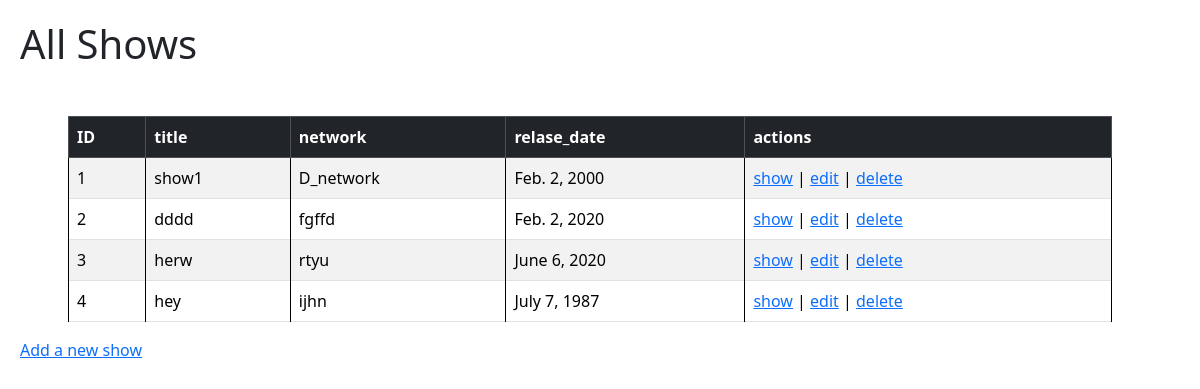
Page /shows/ on the committed database.
### shows_app/models.py (models this page shows, shortened)
class Show(models.Model):
    title=models.CharField( max_length=50)
    network=models.CharField( max_length=50)
    release_date = models.DateField()
    description=models.TextField(default="Hello World")
    created_at = models.DateTimeField(  auto_now_add=True)
    updated_at = models.DateTimeField(auto_now=True)

### shows_app/views.py (the view)
# urls.py: path('shows/',views.shows,name='shows'),
def shows(request):
    data={
        'shows': Show.objects.all()
    }
    return render(request, 'shows.html',data)

### shows_app/templates/shows.html (shortened to what this page needs)
<!DOCTYPE html>
<html lang="en">
<head>
    {%load static%}
    <link href="https://cdn.jsdelivr.net/npm/bootstrap@5.3.2/dist/css/bootstrap.min.css" rel="stylesheet">
    <link rel="stylesheet" href="{%static '/css/style.css'%}">
</head>
<body>
    <h1>All Shows</h1>
    <table class="table table-striped table-bordered ms-5 mt-5" id='show_table'>
        <thead class="table-dark">
            <tr>
            <th>ID</th>
            <th>title</th>
            <th>network</th>
            <th>relase_date</th>
            <th>actions</th>
            </tr>
        </thead>
        <tbody>
            {%for show in shows%}
            <tr>
            <td>{{show.id}}</td>
            <td>{{show.title}}</td>
            <td>{{show.network}}</td>
            <td>{{show.release_date}}</td>
            <td> <a href="{%url 'showw' show.id%}">show</a> | <a href="{%url 'edit' show.id%}">edit</a> |  <a href="{%url 'delete' show.id%}">delete</a></td>
           </tr>
            {%endfor%}
        </tbody>
    </table>
    <a href="{% url 'new'%}">Add a new show</a>
</body>
</html>

### shows_app/static/css/style.css (style rules this page uses)
body { margin: 20px; }
#show_table { width: 90%; border-left: 1px solid black; border-right: 1px solid black; }

### rows in the picture
Show: id "1", title "show1", network "D_network", release_date "Feb. 2, 2000"
Show: id "2", title "dddd", network "fgffd", release_date "Feb. 2, 2020"
Show: id "3", title "herw", network "rtyu", release_date "June 6, 2020"
Show: id "4", title "hey", network "ijhn", release_date "July 7, 1987"
